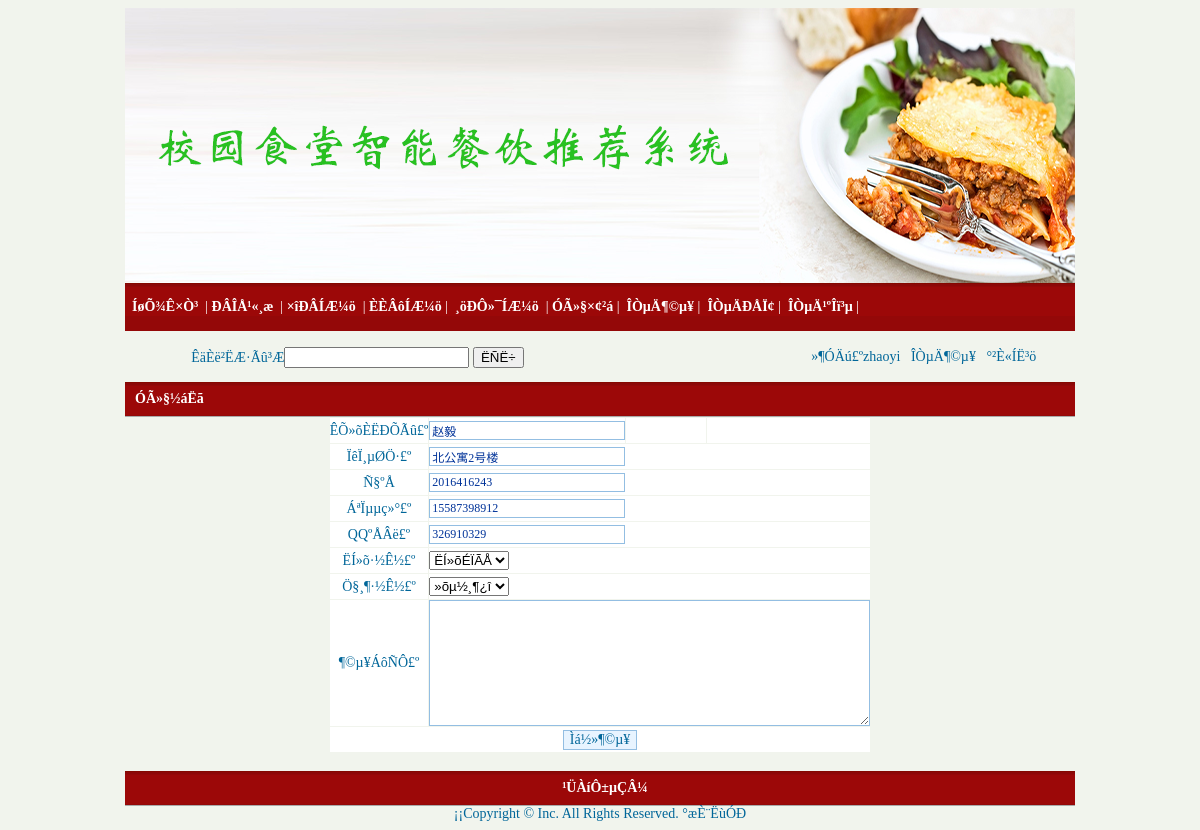
Screenshot of /jiesuan.php (signed in) with the database file from the repository.
### tables this page shows
CREATE TABLE `user` (
  `id` int(4) NOT NULL AUTO_INCREMENT,
  `name` varchar(25) DEFAULT NULL COMMENT '帐号',
  `pwd` varchar(50) DEFAULT NULL COMMENT '密码',
  `dongjie` int(4) NOT NULL DEFAULT '0' COMMENT '是否冻结',
  `num` int(10) DEFAULT NULL COMMENT '学号',
  `sfzh` varchar(25) DEFAULT NULL COMMENT '身份证',
  `tel` varchar(25) DEFAULT NULL COMMENT '联系电话',
  `qq` varchar(25) DEFAULT NULL COMMENT '联系qq',
  `dizhi` varchar(100) DEFAULT NULL COMMENT '邮寄地址',
  `youbian` varchar(25) DEFAULT NULL COMMENT '邮编',
  `truename` varchar(25) DEFAULT NULL COMMENT '真实姓名',
  PRIMARY KEY (`id`)
);

### jiesuan.php (the view, shortened to what this page needs)
<?php
require("header.php");
?> <table width="950" border="0" cellspacing="0" cellpadding="0" align="center">
 <tr>
    <td width="950" height="34" class="menu_bar">ÓÃ»§½áËã</td>
  </tr></table>
		  	               <table width="530" height="300" border="0" align="center" cellpadding="0" cellspacing="1">
  <form name="form1" method="post" action="?act=save" onSubmit="return chkinput(this)">
  <?php
  $sql="select * from `user` where name='$_SESSION[login]'";
$res=mysql_query($sql);
  $d=mysql_fetch_array($res);
  ?>
                <tr>
                  <td width="100" height="25" bgcolor="#FFFFFF"><div align="center">ÊÕ»õÈËÐÕÃû£º</div></td>
                  <td width="183" bgcolor="#FFFFFF"><div align="left">
                      <input type="text" name="shouhuoren" size="25" class="inputcss" value=<?php echo $d[truename]?>>
                  </div></td>
                  <td width="86" bgcolor="#FFFFFF"><div align="center"></div></td>
                  <td width="176" bgcolor="#FFFFFF"></td>
                </tr>
                <tr>
                  <td height="25" bgcolor="#FFFFFF"><div align="center">ÏêÏ¸µØÖ·£º</div></td>
                  <td height="25" colspan="3" bgcolor="#FFFFFF"><div align="left">
                      <input name="dz" type="text" class="inputcss" id="dz"  size="25" value="<?php echo $d[dizhi]?>">
                  </div></td>
                </tr>
                <tr>
                  <td height="25" bgcolor="#FFFFFF"><div align="center">Ñ§ºÅ </div></td>
                  <td height="25" colspan="3" bgcolor="#FFFFFF"><div align="left">
                      <input type="text" name="yb" size="25" class="inputcss" value="<?php echo $d[num]?>">
                  </div></td>
                </tr>
                <tr>
                  <td height="25" bgcolor="#FFFFFF"><div align="center">ÁªÏµµç»°£º</div></td>
                  <td height="25" colspan="3" bgcolor="#FFFFFF"><div align="left">
                      <input type="text" name="tel" size="25" class="inputcss" value="<?php echo $d[tel]?>">
                  </div></td>
                </tr>
                <tr>
                  <td height="25" bgcolor="#FFFFFF"><div align="center">QQºÅÂë£º</div></td>
                  <td height="25" colspan="3" bgcolor="#FFFFFF"><div align="left">
                      <input type="text" name="email" size="25" class="inputcss" value="<?php echo $d[qq]?>">
                  </div></td>
                </tr>
                <tr>
                  <td height="25" bgcolor="#FFFFFF"><div align="center">ËÍ»õ·½Ê½£º</div></td>
                  <td height="25" colspan="3" bgcolor="#FFFFFF"><div align="left">
                      <select name="shff" id="shff">
                        <option value="ËÍ»õÉÏÃÅ">ËÍ»õÉÏÃÅ</option>
                      </select>
                  </div></td>
                </tr>
                <tr>
                  <td height="25" bgcolor="#FFFFFF"><div align="center">Ö§¸¶·½Ê½£º</div></td>
                  <td height="25" colspan="3" bgcolor="#FFFFFF"><div align="left">
                      <select name="zfff" id="zfff">
					   <option selected value="»õµ½¸¶¿î">»õµ½¸¶¿î</option>
                      </select>
                  </div></td>
                </tr>
                <tr>
                  <td height="100" bgcolor="#FFFFFF"><div align="center">¶©µ¥ÁôÑÔ£º</div></td>
                  <td height="100" colspan="3" bgcolor="#FFFFFF"><div align="left">
                      <textarea name="ly" cols="60" rows="8" class="inputcss" ></textarea>
                  </div></td>
                </tr>
                <tr>
                  <td height="25" colspan="4" bgcolor="#FFFFFF"><div align="center">
                      <input name="submit2" type="submit" class="buttoncss" value="Ìá½»¶©µ¥">
                  </div></td>
                </tr>
              </form></table>
<?php
require("footer.php");
?>

### rows the page displays
user: shouhuoren "赵毅", dz "北公寓2号楼", yb "2016416243", tel "15587398912", email "326910329"

### other values shown
$_SESSION[login] "zhaoyi"
